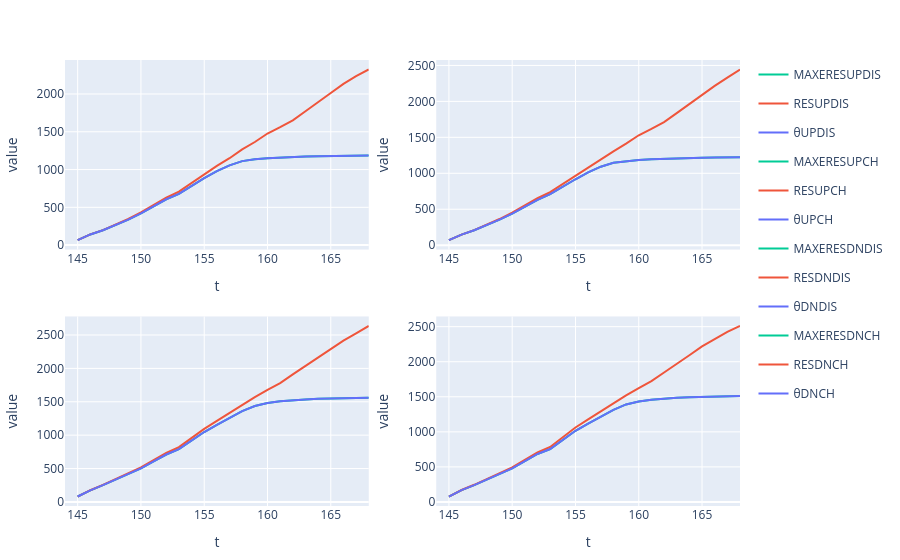

Here is the notebook cell this chart was saved with:
### Code cell
cumsum_sol_1 = combine(groupby(sol_1, :r_id), [:RESUPDIS, :RESDNDIS, :RESUPCH, :RESDNCH, :θUPDIS, :θUPCH, :θDNCH, :θDNDIS] .=> cumsum, renamecols = false)
cumsum_sol_1.t = unique(sol_1.t)
leftjoin!(cumsum_sol_1, sol_1[:, [:r_id, :t, :MAXERESUPDIS, :MAXERESUPCH, :MAXERESDNCH, :MAXERESDNDIS]], on = [:r_id, :t])

ks = [:θUPDIS,:RESUPDIS,:MAXERESUPDIS]
p1 = plot(stack(cumsum_sol_1, ks), x = :t, y = :value, group=:r_id, color =:variable, facet_col = :r_id, title="Plot for $(ks[1]) and $(ks[2])")

ks = [:θUPCH,:RESUPCH, :MAXERESUPCH]
p2 = plot(stack(cumsum_sol_1, ks), x = :t, y = :value, group=:r_id, color =:variable, facet_col = :r_id, title="Plot for $(ks[1]) and $(ks[2])")

ks = [:θDNDIS,:RESDNDIS, :MAXERESDNDIS]
p3 = plot(stack(cumsum_sol_1, ks), x = :t, y = :value, group=:r_id, color =:variable, facet_col = :r_id, title="Plot for $(ks[1]) and $(ks[2])")

ks = [:θDNCH,:RESDNCH, :MAXERESDNCH]
p4 = plot(stack(cumsum_sol_1, ks), x = :t, y = :value, group=:r_id, color =:variable, facet_col = :r_id, title="Plot for $(ks[1]) and $(ks[2])")

[p1 p2; p3 p4]

### Figure 1 — Plotly figure (JSON) as saved in the notebook; plotly's stock layout.template omitted (floating-point values rounded to 4 significant figures)
{"data": [{"legendgroup": "MAXERESUPDIS", "marker": {"color": "#00cc96"}, "name": "MAXERESUPDIS", "showlegend": true, "title": "Plot for θUPDIS and RESUPDIS", "type": "scatter", "x": [145, 146, 147, 148, 149, 150, 151, 152, 153, 154, 155, 156, 157, 158, 159, 160, 161, 162, 163, 164, 165, 166, 167, 168, 144], "xaxis": "x1", "y": [66.67, 140.9, 196.6, 266.4, 337.1, 419.6, 511.9, 606.8, 678.4, 784.3, 885.8, 980.1, 1056.0, 1112.0, 1136.0, 1150.0, 1160.0, 1166.0, 1173.0, 1177.0, 1181.0, 1184.0, 1186.0, 1187.0, null], "yaxis": "y1"}, {"legendgroup": "RESUPDIS", "marker": {"color": "#EF553B"}, "name": "RESUPDIS", "showlegend": true, "title": "Plot for θUPDIS and RESUPDIS", "type": "scatter", "x": [145, 146, 147, 148, 149, 150, 151, 152, 153, 154, 155, 156, 157, 158, 159, 160, 161, 162, 163, 164, 165, 166, 167, 168, 144], "xaxis": "x1", "y": [66.67, 141.8, 198.5, 271.3, 345.5, 432.0, 528.8, 628.9, 707.0, 822.1, 936.3, 1048.0, 1150.0, 1267.0, 1365.0, 1477.0, 1561.0, 1652.0, 1771.0, 1898.0, 2013.0, 2134.0, 2236.0, 2325.0, null], "yaxis": "y1"}, {"legendgroup": "θUPDIS", "marker": {"color": "#636efa"}, "name": "θUPDIS", "showlegend": true, "title": "Plot for θUPDIS and RESUPDIS", "type": "scatter", "x": [145, 146, 147, 148, 149, 150, 151, 152, 153, 154, 155, 156, 157, 158, 159, 160, 161, 162, 163, 164, 165, 166, 167, 168, 144], "xaxis": "x1", "y": [66.67, 140.9, 196.6, 266.4, 337.1, 419.6, 511.9, 606.8, 678.4, 784.3, 885.8, 980.1, 1056.0, 1112.0, 1136.0, 1150.0, 1160.0, 1166.0, 1173.0, 1177.0, 1181.0, 1184.0, 1186.0, 1187.0, null], "yaxis": "y1"}, {"legendgroup": "MAXERESUPCH", "marker": {"color": "#00cc96"}, "name": "MAXERESUPCH", "showlegend": true, "title": "Plot for θUPCH and RESUPCH", "type": "scatter", "x": [145, 146, 147, 148, 149, 150, 151, 152, 153, 154, 155, 156, 157, 158, 159, 160, 161, 162, 163, 164, 165, 166, 167, 168, 144], "xaxis": "x2", "y": [71.17, 147.0, 208.2, 280.6, 355.1, 440.3, 534.3, 630.5, 708.9, 814.3, 917.1, 1013.0, 1091.0, 1147.0, 1172.0, 1186.0, 1195.0, 1202.0, 1209.0, 1213.0, 1217.0, 1220.0, 1222.0, 1223.0, null], "yaxis": "y2"}, {"legendgroup": "RESUPCH", "marker": {"color": "#EF553B"}, "name": "RESUPCH", "showlegend": true, "title": "Plot for θUPCH and RESUPCH", "type": "scatter", "x": [145, 146, 147, 148, 149, 150, 151, 152, 153, 154, 155, 156, 157, 158, 159, 160, 161, 162, 163, 164, 165, 166, 167, 168, 144], "xaxis": "x2", "y": [71.17, 147.8, 210.2, 285.7, 363.8, 452.9, 551.5, 653.1, 738.4, 853.4, 969.2, 1083.0, 1189.0, 1305.0, 1412.0, 1529.0, 1618.0, 1713.0, 1836.0, 1965.0, 2087.0, 2215.0, 2330.0, 2444.0, null], "yaxis": "y2"}, {"legendgroup": "θUPCH", "marker": {"color": "#636efa"}, "name": "θUPCH", "showlegend": true, "title": "Plot for θUPCH and RESUPCH", "type": "scatter", "x": [145, 146, 147, 148, 149, 150, 151, 152, 153, 154, 155, 156, 157, 158, 159, 160, 161, 162, 163, 164, 165, 166, 167, 168, 144], "xaxis": "x2", "y": [71.17, 147.0, 208.2, 280.6, 355.1, 440.3, 534.3, 630.5, 708.9, 814.3, 917.1, 1013.0, 1091.0, 1147.0, 1172.0, 1186.0, 1195.0, 1202.0, 1209.0, 1213.0, 1217.0, 1220.0, 1222.0, 1223.0, null], "yaxis": "y2"}, {"legendgroup": "MAXERESDNDIS", "marker": {"color": "#00cc96"}, "name": "MAXERESDNDIS", "showlegend": true, "title": "Plot for θDNDIS and RESDNDIS", "type": "scatter", "x": [145, 146, 147, 148, 149, 150, 151, 152, 153, 154, 155, 156, 157, 158, 159, 160, 161, 162, 163, 164, 165, 166, 167, 168, 144], "xaxis": "x3", "y": [81.14, 173.6, 251.2, 336.0, 425.2, 502.6, 606.5, 710.3, 789.9, 917.7, 1047.0, 1155.0, 1261.0, 1359.0, 1437.0, 1481.0, 1508.0, 1524.0, 1536.0, 1543.0, 1549.0, 1554.0, 1557.0, 1560.0, null], "yaxis": "y3"}, {"legendgroup": "RESDNDIS", "marker": {"color": "#EF553B"}, "name": "RESDNDIS", "showlegend": true, "title": "Plot for θDNDIS and RESDNDIS", "type": "scatter", "x": [145, 146, 147, 148, 149, 150, 151, 152, 153, 154, 155, 156, 157, 158, 159, 160, 161, 162, 163, 164, 165, 166, 167, 168, 144], "xaxis": "x3", "y": [81.14, 175.7, 255.7, 343.5, 436.2, 517.5, 625.8, 734.4, 820.1, 955.7, 1095.0, 1215.0, 1337.0, 1454.0, 1569.0, 1679.0, 1781.0, 1910.0, 2035.0, 2166.0, 2297.0, 2416.0, 2526.0, 2636.0, null], "yaxis": "y3"}, {"legendgroup": "θDNDIS", "marker": {"color": "#636efa"}, "name": "θDNDIS", "showlegend": true, "title": "Plot for θDNDIS and RESDNDIS", "type": "scatter", "x": [145, 146, 147, 148, 149, 150, 151, 152, 153, 154, 155, 156, 157, 158, 159, 160, 161, 162, 163, 164, 165, 166, 167, 168, 144], "xaxis": "x3", "y": [81.14, 173.6, 251.2, 336.0, 425.2, 502.6, 606.5, 710.3, 789.9, 917.7, 1047.0, 1155.0, 1261.0, 1359.0, 1437.0, 1481.0, 1508.0, 1524.0, 1536.0, 1543.0, 1549.0, 1554.0, 1557.0, 1560.0, null], "yaxis": "y3"}, {"legendgroup": "MAXERESDNCH", "marker": {"color": "#00cc96"}, "name": "MAXERESDNCH", "showlegend": true, "title": "Plot for θDNCH and RESDNCH", "type": "scatter", "x": [145, 146, 147, 148, 149, 150, 151, 152, 153, 154, 155, 156, 157, 158, 159, 160, 161, 162, 163, 164, 165, 166, 167, 168, 144], "xaxis": "x4", "y": [77.36, 168.3, 240.4, 321.6, 408.4, 479.2, 582.5, 684.2, 754.6, 884.7, 1015.0, 1119.0, 1222.0, 1314.0, 1391.0, 1434.0, 1459.0, 1475.0, 1487.0, 1494.0, 1500.0, 1505.0, 1508.0, 1511.0, null], "yaxis": "y4"}, {"legendgroup": "RESDNCH", "marker": {"color": "#EF553B"}, "name": "RESDNCH", "showlegend": true, "title": "Plot for θDNCH and RESDNCH", "type": "scatter", "x": [145, 146, 147, 148, 149, 150, 151, 152, 153, 154, 155, 156, 157, 158, 159, 160, 161, 162, 163, 164, 165, 166, 167, 168, 144], "xaxis": "x4", "y": [77.36, 170.3, 244.7, 328.9, 419.1, 493.7, 601.4, 707.9, 784.0, 921.6, 1062.0, 1177.0, 1296.0, 1412.0, 1520.0, 1624.0, 1723.0, 1846.0, 1965.0, 2092.0, 2218.0, 2328.0, 2425.0, 2511.0, null], "yaxis": "y4"}, {"legendgroup": "θDNCH", "marker": {"color": "#636efa"}, "name": "θDNCH", "showlegend": true, "title": "Plot for θDNCH and RESDNCH", "type": "scatter", "x": [145, 146, 147, 148, 149, 150, 151, 152, 153, 154, 155, 156, 157, 158, 159, 160, 161, 162, 163, 164, 165, 166, 167, 168, 144], "xaxis": "x4", "y": [77.36, 168.3, 240.4, 321.6, 408.4, 479.2, 582.5, 684.2, 754.6, 884.7, 1015.0, 1119.0, 1222.0, 1314.0, 1391.0, 1434.0, 1459.0, 1475.0, 1487.0, 1494.0, 1500.0, 1505.0, 1508.0, 1511.0, null], "yaxis": "y4"}], "layout": {"margin": {"b": 50, "l": 50, "r": 50, "t": 60}, "xaxis1": {"anchor": "y1", "domain": [0, 0.45], "title": {"text": "t"}}, "xaxis2": {"anchor": "y2", "domain": [0.55, 1], "title": {"text": "t"}}, "xaxis3": {"anchor": "y3", "domain": [0, 0.45], "title": {"text": "t"}}, "xaxis4": {"anchor": "y4", "domain": [0.55, 1], "title": {"text": "t"}}, "yaxis1": {"anchor": "x1", "domain": [0.575, 1], "title": {"text": "value"}}, "yaxis2": {"anchor": "x2", "domain": [0.575, 1], "title": {"text": "value"}}, "yaxis3": {"anchor": "x3", "domain": [5.551e-17, 0.425], "title": {"text": "value"}}, "yaxis4": {"anchor": "x4", "domain": [5.551e-17, 0.425], "title": {"text": "value"}}}}
